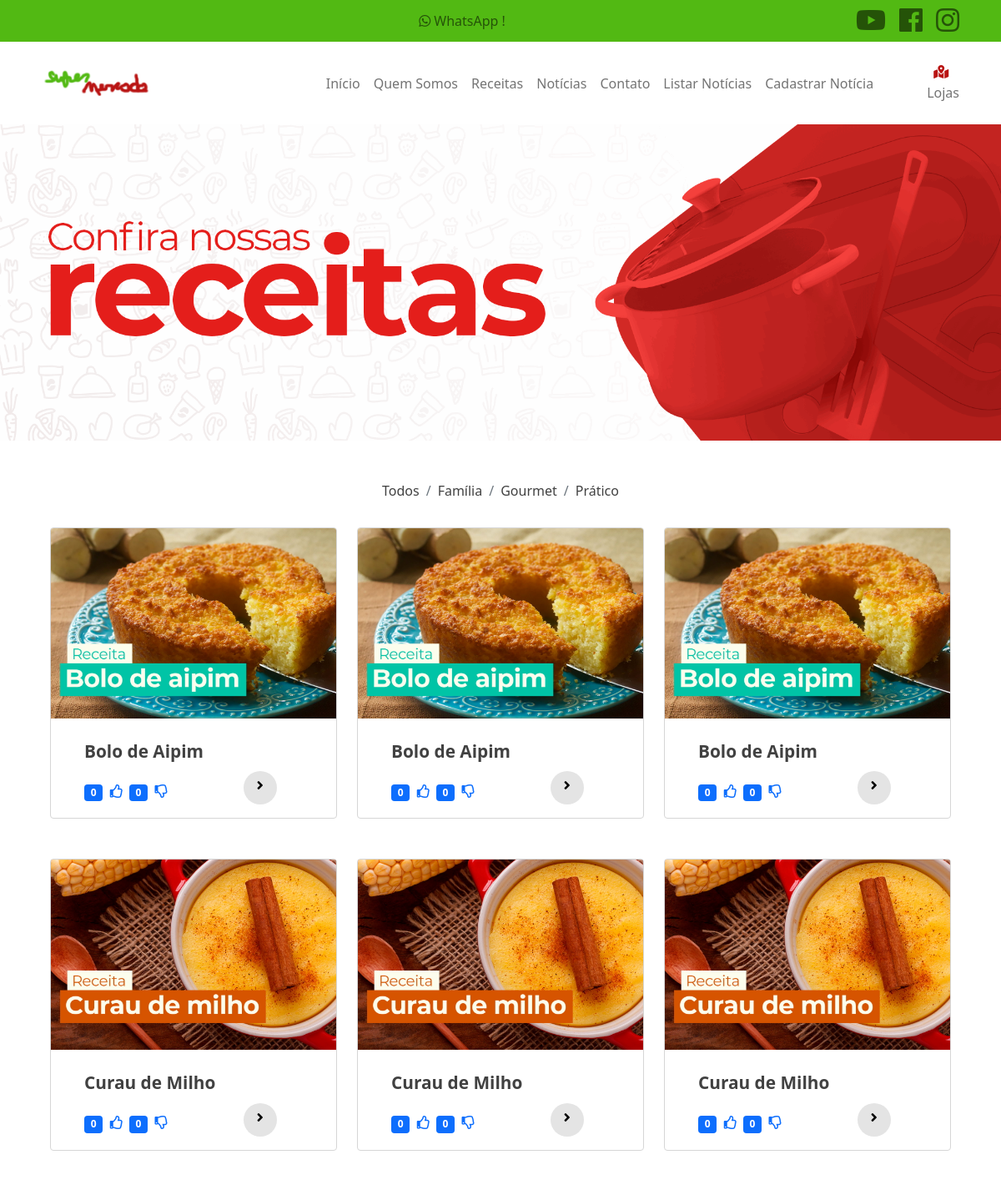
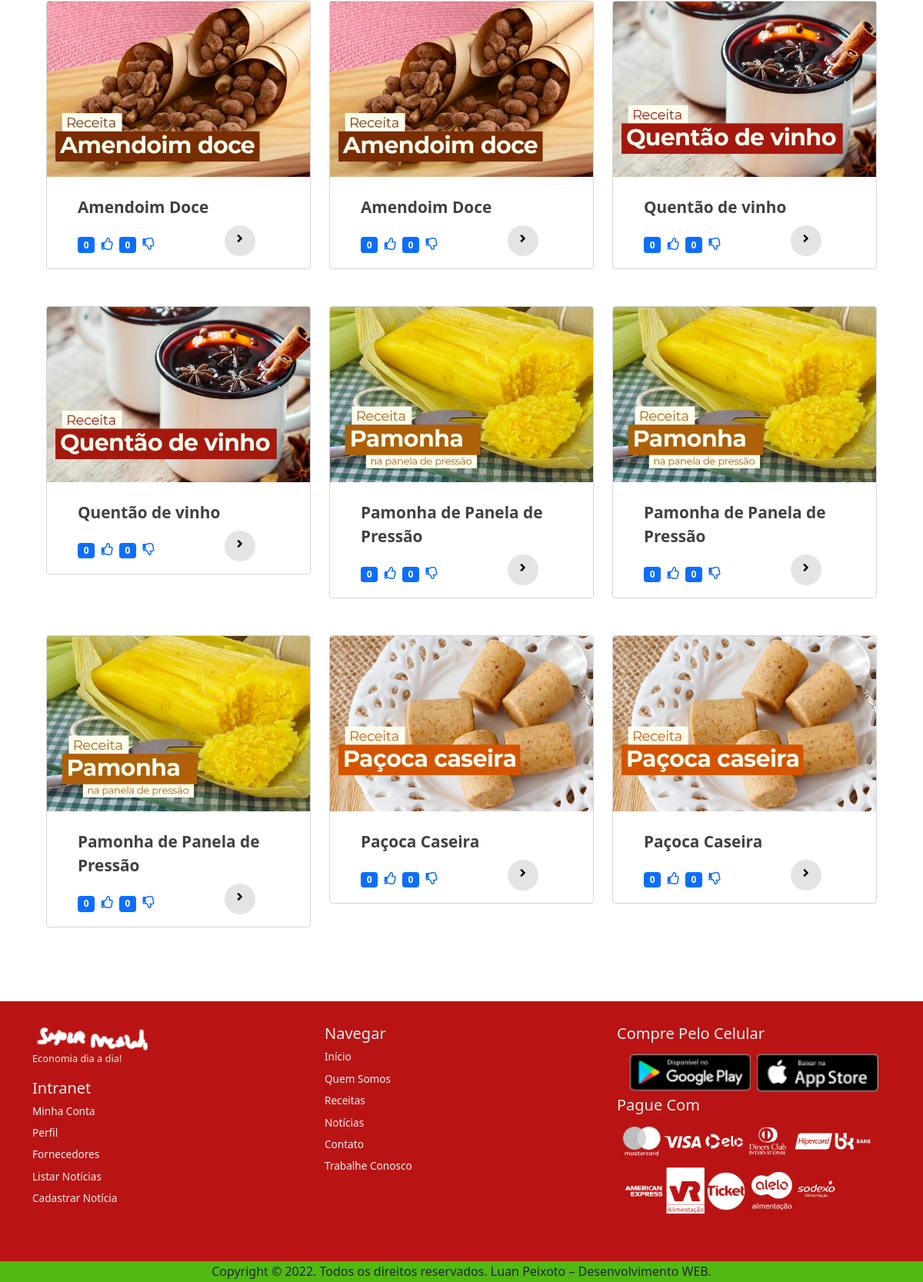
The page /pages/receitas/ on the database as committed earlier (2 pictures, top to bottom).
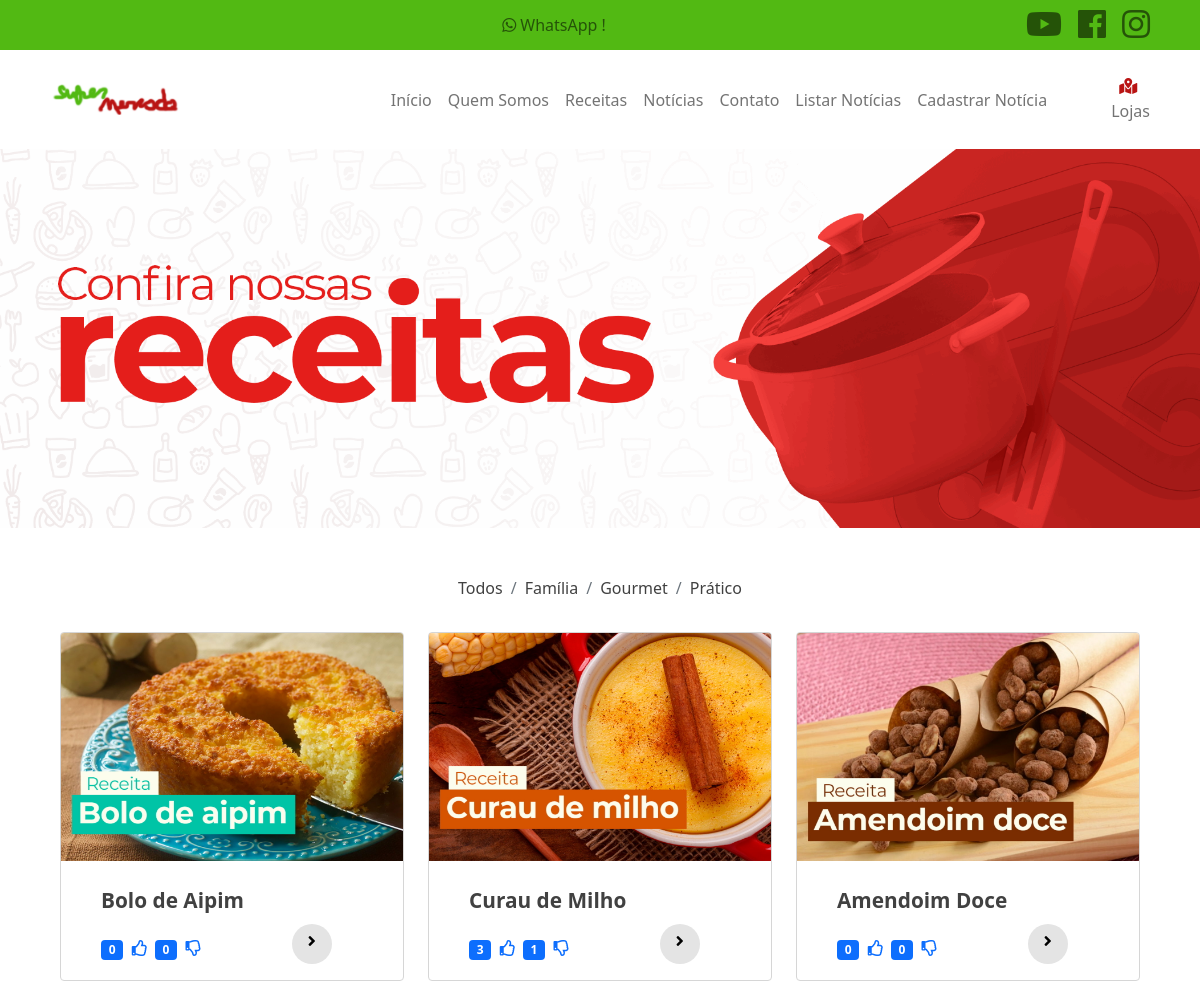
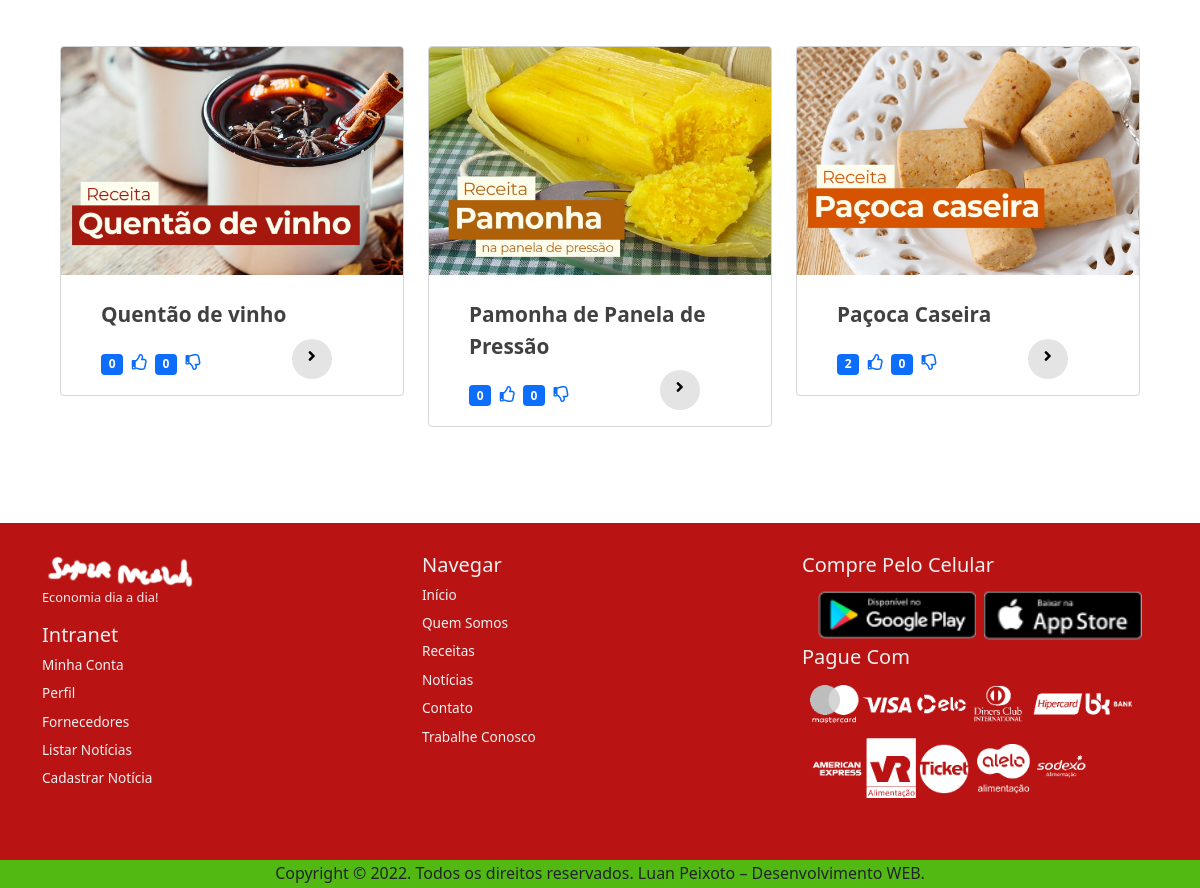
The same page on the database as committed later (2 pictures, top to bottom).
### receitas/models.py (models this page shows, shortened)
class Receita(models.Model):
    categoria = models.ForeignKey(Categoria, related_name='receitas',
    on_delete= models.DO_NOTHING)
    titulo = models.CharField(max_length=100, db_index=True, default='titulo')
    imagem = models.CharField(max_length=50, blank=True)
    slug = models.SlugField(max_length=100)
    tempo = models.CharField(max_length=50, blank=True)
    rendimento = models.CharField(max_length=50, blank=True)
    dificuldade = models.CharField(max_length=50, blank=True)
    modo_servir = models.CharField(max_length=50, blank=True)
    ingredientes = models.CharField(max_length=500, blank=True)
    modo_preparo = models.CharField(max_length=1000, blank=True)
    likes = models.IntegerField(default=0)
    deslikes = models.IntegerField(default=0)
    class Meta:
        db_table = 'receitas'
        ordering = ('titulo',)

### receitas/views.py (the view)
# urls.py: path('pages/', include('receitas.urls')),
def receitas(request):
    lista_receitas = Receita.objects.order_by('id')
    lista_de_forms_id_receita = []
    for receita in lista_receitas:
        lista_de_forms_id_receita.append(ReceitaIdForm(initial= {'receita_id': receita.id}))
    return render(request, './paginas/receitas.html', {'receitas' : zip(lista_receitas, lista_de_forms_id_receita)})

### templates/paginas/receitas.html (shortened to what this page needs)
{% extends "base_template.html" %}
{% load static %}
{% block body %}
    <div>
        <img class="w-100" src="{% static 'images/receitas-page.png' %}" alt="">
    </div>
    <div class="p-5 d-flex justify-content-center">
        <div class="container">
            <div class="row mb-3">
                <nav aria-label="breadcrumb">
                    <ol class="breadcrumb d-flex justify-content-center">
                        <li class="breadcrumb-item" aria-current="page"><a type="button" class="navbar-item-hover"
                                style="color:rgb(65, 65, 65); text-decoration: none;" onclick="exibir_receitas('1')"><h6 class="d-inline">Todos</h6></a></li>
                        <li class="breadcrumb-item"><a type="button" class="navbar-item-hover" style="color:rgb(65, 65, 65); text-decoration: none;"
                                onclick="exibir_receitas('2')"><h6 class="d-inline">Família</h6></a></li>
                        <li class="breadcrumb-item"><a type="button" class="navbar-item-hover" style="color:rgb(65, 65, 65); text-decoration: none;"
                                onclick="exibir_receitas('3')"><h6 class="d-inline">Gourmet</h6></a></li>
                        <li class="breadcrumb-item"><a type="button" class="navbar-item-hover" style="color:rgb(65, 65, 65); text-decoration: none;"
                                onclick="exibir_receitas('4')"><h6 class="d-inline">Prático</h6></a></li>
                    </ol>
                </nav>
            </div>
            <div id="lista_receitas">
                <div class="row">
                    {% for receita, receita_form in receitas %}
                            <div style="display: block !important;" class="todos col-md-6 col-lg-4 d-flex align-items-stretch mb-5 mb-sm-none">
                                <div class="card receita-page-dif card-hover navbar-item-hover">
                                    <a href="{% url 'receitas:receita' id=receita.id slug=receita.slug %}"><img id="card-img" class="card-img-top" src="{% static 'images/' %}{{ receita.imagem }}"
                                            alt="Card image cap"></a>
                                    <div class="card-body">
                                        <div class="container">
                                            <div class="row">
                                                <div class="col">
                                                    <a href="{% url 'receitas:receita' id=receita.id slug=receita.slug %}" style="color: rgb(65, 65, 65);"
                                                        class="nav-link navbar-item-hover p-0 pt-2 pb-2" aria-current="page" href="/index.html">
                                                        <strong style="font-size: 1.3em">{{ receita.titulo }}</strong>
                                                    </a>
                                                </div>
                                            </div>
                                            <div class="row">
                                                <div class="col-8 col-lg-10 col-xl-8 my-auto">
                                                    <div id="r{{ receita.id }}" class="pt-2">
                                                        <span class="badge bg-primary">{{ receita.likes }}</span>
                                                        <form class="d-inline-block" action="" method="POST">
                                                            <a class="ps-1 pe-1 btn-like-click" data-clicked="false" type="button" style="color: #0d6efd">
                                                                <i class="far fa-thumbs-up"></i>
                                                            </a>
                                                        </form>
                                                        <span class="badge bg-primary">{{ receita.deslikes }}</span>
                                                        <form class="d-inline-block" action="" method="POST">
                                                            <a class="ps-1 pe-1 btn-dislike-click" data-clicked="false" type="button" style="color: #0d6efd">
                                                                <i class="far fa-thumbs-down"></i>
                                                            </a>
                                                        </form>
                                                    </div>
                                                </div>
                                                <div class="col-4 col-lg-2 col-xl-4 my-auto">
                                                    <a id="btn-card" type="button" href="{% url 'receitas:receita' id=receita.id slug=receita.slug %}" class="btn-receita">
                                                        <i id="btn-inside" class="fas fa-angle-right"></i>
                                                    </a>
                                                </div>
                                            </div>
                                        </div>
                                    </div>
                                </div>
                            </div>
                    {% endfor %}
                </div>
            </div>
        </div>
    </div>
{% endblock %}

Rows that differ between the two databases and show on the page:
removed Receita: imagem (picture), titulo "Bolo de Aipim", likes "0", deslikes "0"
removed Receita: imagem (picture), titulo "Bolo de Aipim", likes "0", deslikes "0"
removed Receita: imagem (picture), titulo "Curau de Milho", likes "0", deslikes "0"
removed Receita: imagem (picture), titulo "Curau de Milho", likes "0", deslikes "0"
removed Receita: imagem (picture), titulo "Amendoim Doce", likes "0", deslikes "0"
removed Receita: imagem (picture), titulo "Quentão de vinho", likes "0", deslikes "0"
removed Receita: imagem (picture), titulo "Pamonha de Panela de Pressão", likes "0", deslikes "0"
removed Receita: imagem (picture), titulo "Pamonha de Panela de Pressão", likes "0", deslikes "0"
removed Receita: imagem (picture), titulo "Paçoca Caseira", likes "0", deslikes "0"
changed Receita "Curau de Milho": likes "0" → "3"; deslikes "0" → "1"
changed Receita "Paçoca Caseira": likes "0" → "2"
